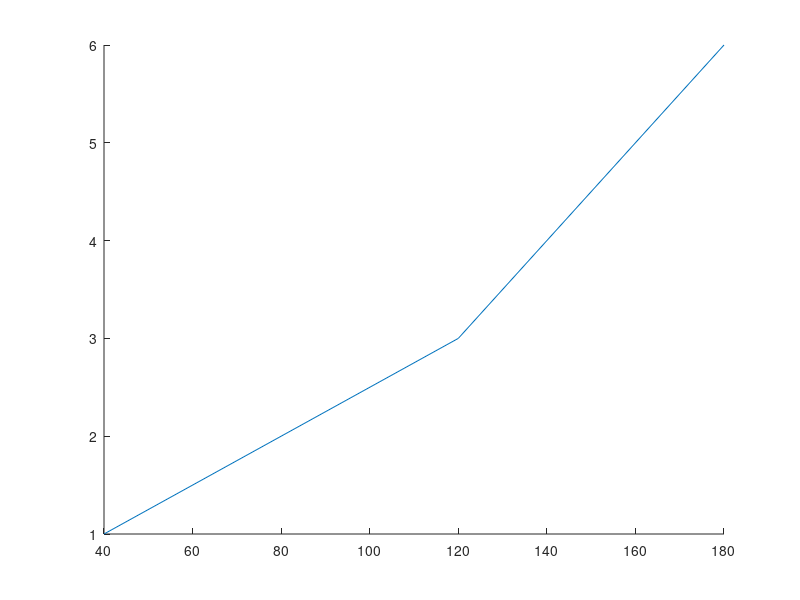

This figure's MATLAB source: (Note: this script raises an error after producing the figure.)
clf
hold on;

iq = [180, 120, 40];
bimboFactor = [0, 0.4, 1];
%plot(iq, bimboFactor);

bimboFactor = [0, 0.4, 0.8, 1];
influence = [-0.2, 0.0, 0.5, 0.6];
%plot(bimboFactor, influence);

iqLoss = iq/20;
iqLoss = [6, 3, 1];
plot(iq, iqLoss);

%bimboFactor = [0 100 200 4000 10000];
%lust = linspace(0, 1, 100);
%bimbo = linspace(0, 1, 100);
%lustResistanceFactor = 1.5-(hornyness.^bimboFactor);

syms lustRes(lust, bimbo);
%lustRes(lust, bimbo) = 3.5*(1/((bimbo*lust).^((bimbo+40)/1000)))-3.4;
lustRes(lust, bimbo) = ((1+0.3*(1-lust)-0.8*bimbo).*(1-0.1*lust+bimbo*0.5)-0.25);

%ezsurf(lustRes, [0, 1]);

%%
title('Bimbo',...
    'FontUnits','points',...
    'Interpreter', 'latex',...
    'FontWeight','bold',...
    'FontSize',18,...
    'FontName','Times')
legend({'Bimbo Factor'},...
    'FontUnits','points',...
    'interpreter','latex',...
    'FontSize',12,...
    'FontName','Times',...
    'Location','NorthEast')
ylabel({'Bimbo Factor'},...
    'FontUnits','points',...
    'interpreter','latex',...
    'FontWeight','normal',...
    'FontSize',12,...
    'FontName','Times')
xlabel('IQ',...
    'FontUnits','points',...
    'interpreter','latex',...
    'FontWeight','normal',...
    'FontSize',12,...
    'FontName','Times')
axis([0,180,0,1])
set(gca,...
    'FontSize',14);

%%
clf
hold on

iq = linspace(0, 180, 100);
bimboFactor = (180-iq)/140;
plot(iq, bimboFactor);


vertLine1 = linspace(0, 1, 100);
horLine1 = linspace(0, 180, 100);

minIq = ones(100)*40;
plot (minIq, vertLine1);
medIq = ones(100)*110;
plot(medIq, vertLine1);
startFactor = ones(100)*0.5;
plot(horLine1, startFactor);

title('Bimbo',...
    'FontUnits','points',...
    'Interpreter', 'latex',...
    'FontWeight','bold',...
    'FontSize',18,...
    'FontName','Times')
legend({'Bimbo Factor'},...
    'FontUnits','points',...
    'interpreter','latex',...
    'FontSize',12,...
    'FontName','Times',...
    'Location','NorthEast')
ylabel({'Different things'},...
    'FontUnits','points',...
    'interpreter','latex',...
    'FontWeight','normal',...
    'FontSize',12,...
    'FontName','Times')
xlabel('IQ',...
    'FontUnits','points',...
    'interpreter','latex',...
    'FontWeight','normal',...
    'FontSize',12,...
    'FontName','Times')
axis([0,180,0,1])
set(gca,...
    'FontSize',14);
